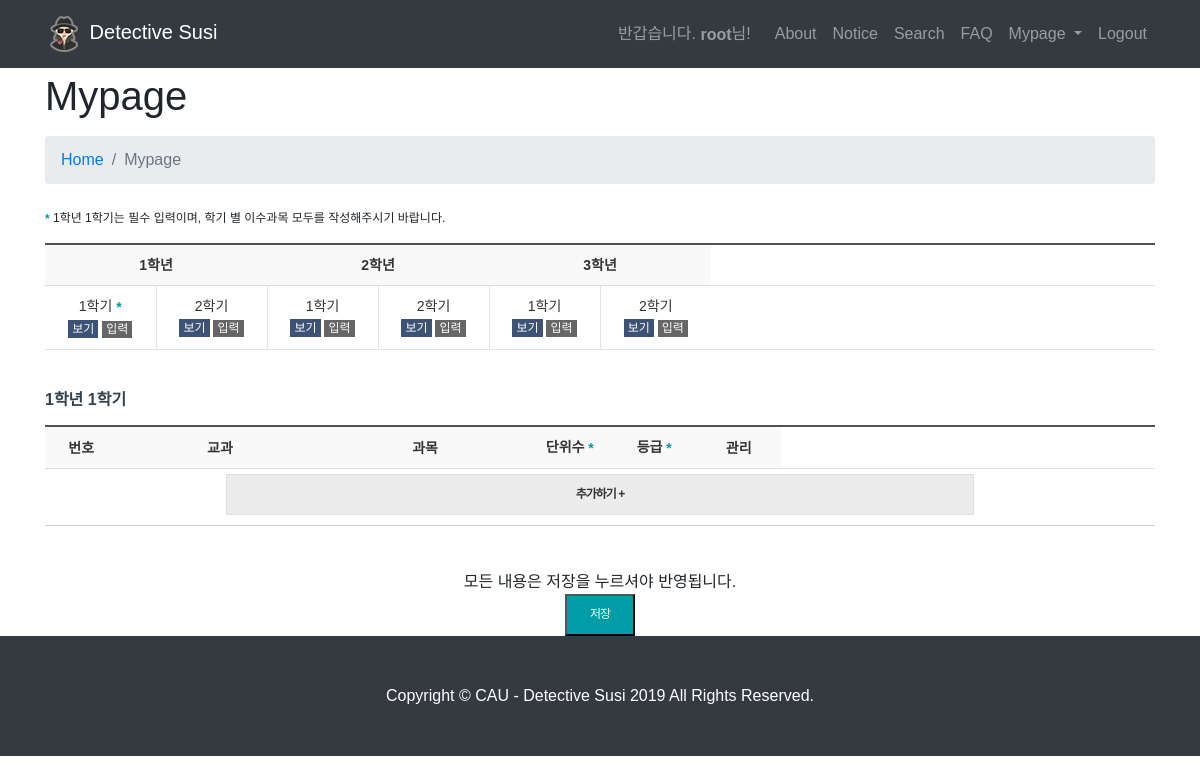
The page /mypage/?igrade=11 (signed in) on the database as committed earlier.
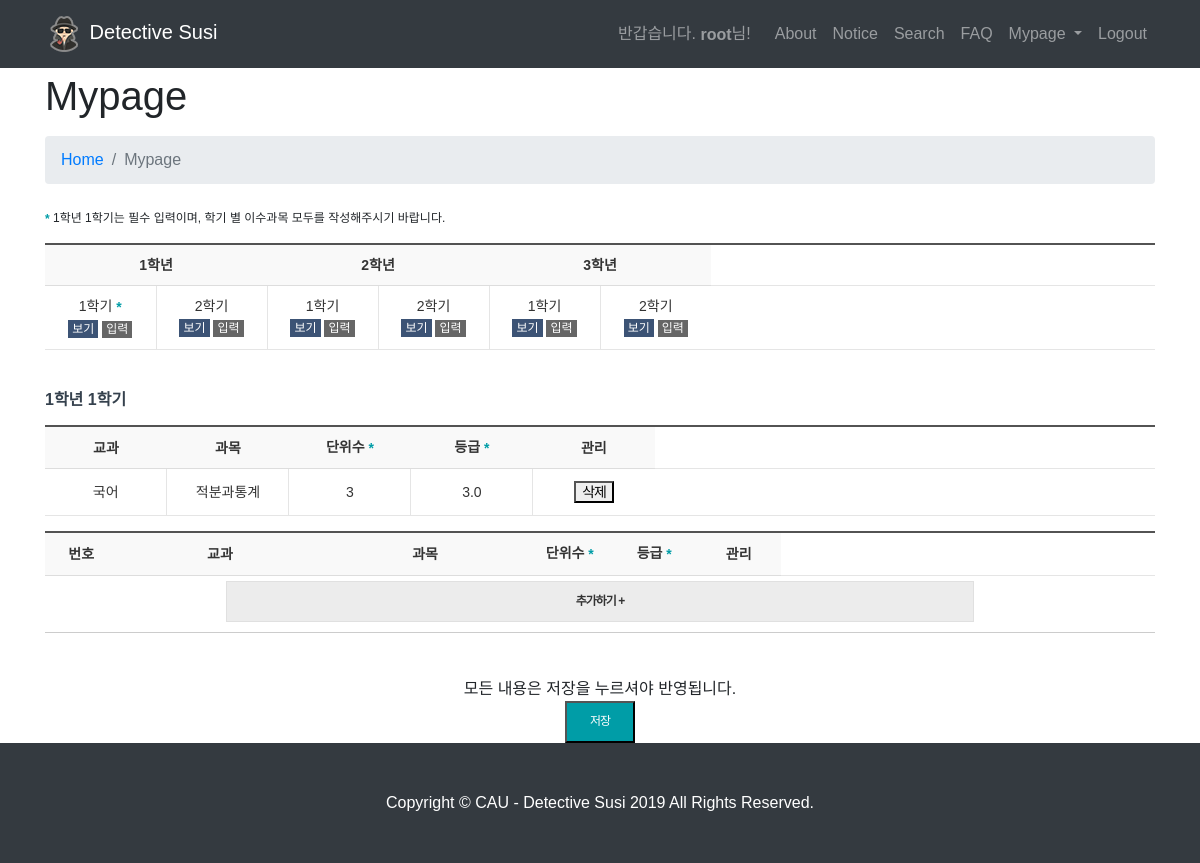
The same page on the database as committed later.
### main/models.py (models this page shows)
class input_data(models.Model):
	user = models.ForeignKey(User,on_delete=models.CASCADE)	# user
	grade = models.IntegerField(null=True,blank=True)		# 학년,학기 11,12,21,22,31,32
	subject1 = models.CharField(null=True,blank=True,max_length=50)	# 교과
	subject2 = models.CharField(null=True,blank=True,max_length=50) # 과목
	complete_unit = models.IntegerField(null=True,blank=True)		# 이수단위
	rate = models.FloatField(null=True,blank=True)		# 취득한 등급

### main/views.py (the view)
# urls.py: path('mypage/', views.mypage, name='mypage'),
def mypage(request):
    user=request.user
    igrade = request.GET['igrade']
    input_rs = input_data.objects.filter(user=user).filter(grade=igrade)
    context = {
        'igrade':igrade,
        'input_rs':input_rs,
    }
    return render(request,'main/mypage.html',context)

### main/templates/main/mypage.html (shortened to what the changed rows need)
{% extends "main/layout.html" %}
{% load static %}
{% block content %}
<link rel="stylesheet" href="{% static 'css/isu.css' %}">
  <div class="container">
    <h1>　</h1>
    <h1 class="mt-4 mb-3">Mypage</h1>
  {% if user.is_authenticated %}
<div>
    <table class="list_tbl02">
        <colgroup>
        </colgroup>
        <thead>
            <tr>
                <th colspan="2" scope="col"><center>1학년</center></th>
                <th colspan="2" scope="col"><center>2학년</center></th>
                <th colspan="2" scope="col"><center>3학년</center></th>
            </tr>
        </thead>
    </table>
</div>
<div id="scoreDetailView" class="table_box4 mgt25">
{% if input_rs %}
<table class="list_tbl02">
    <colgroup>
        <col style="width:10%">
        <col style="width:10%">
        <col style="width:10%">
        <col style="width:10%">
        <col style="width:10%">
        <col style="width:10%">
        <col style="width:7%">
        <col style="width:7%">
        <col style="width:7%">
        <col style="width:10%">
        <col style="width:*%">
    </colgroup>
    <thead>
        <tr>
            <th scope="col"><center>교과</center></th>
            <th scope="col"><center>과목</center></th>
            <th scope="col"><center>단위수<span class="f_pit"> *</span></center></th>
            <th scope="col"><center>등급<span class="f_pit"> *</span></center></th>
            <th scope="col"><center>관리</center></th>
        </tr>
    </thead>
{% for s in input_rs %}
    <tr id="saved_row-{{s.id}}">
      <td id="{{s.id}}"><input type="hidden" id="{{s.id}}" name="{{s.id}}" value="C0001">{{s.subject1}}</td>
      <td id="{{s.id}}"><input type="hidden" id="{{s.id}}" name="{{s.id}}" value="S0586">{{s.subject2}}</td>
      <td id="{{s.id}}"><input type="hidden" id="{{s.id}}" name="{{s.id}}" value="2">{{s.complete_unit}}</td>
      <td id="{{s.id}}"><input type="hidden" id="{{s.id}}" name="{{s.id}}" value="3">{{s.rate}}</td>
      <td><button type="button" class="btnc_click05_{{s.id}}" onclick="btn_delete2_onclick({{s.id}});">삭제</button></td>
    </tr>
{% endfor %}
</table><center>
{% endif %}
<form name="stdptSesScr" id="stdptSesScr" method="post" action="igradeWork/?igrade={{igrade}}">
<table class="list_tbl02">
    <colgroup>
    </colgroup>
    <thead>
        <tr>
            <th scope="col"><center>번호</center></th>
            <th scope="col"><center>교과</center></th>
            <th scope="col"><center>과목</center></th>
            <th scope="col"><center>단위수<span class="f_pit"> *</span></center></th>
            <th scope="col"><center>등급<span class="f_pit"> *</span></center></th>
            <th scope="col"><center>관리</center></th>
        </tr>
    </thead>
</table>
</form>
</div>
</div>
  {% else %}
  <script type="text/javascript">
    alert('로그인이 필요합니다! \n로그인 화면으로 이동합니다.')
    window.location.href = '/login';
  </script>
{% endif %}
{% endblock %}

Rows that differ between the two databases and show on the page:
added input_data: subject1 "국어", subject2 "적분과통계", complete_unit "3", rate "3.0"
Other text that changed with them:
text now shown: "교과 과목 단위수 * 등급 * 관리"
